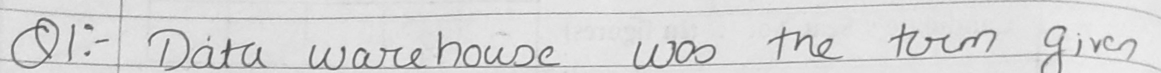
#> input picture src/image1.jpg, 2321 x 145 px (shown at 1/2 size)
$ python -i line_segmentation.py   (imports and definitions only)
#> lines starting #> are read from the running program, lines starting #| are printed output that depends on the picture; after the words box and inside, x2 and y2 are one past the last pixel; in counts of white or black regions, pixels touching at a corner belong together
import os
import cv2
import numpy as np
import matplotlib.pyplot as plt

def image_read_and_resize(imageFromDB):
#> called with imageFromDB = 'image1.jpg'
    img = cv2.imread(imageFromDB)
#> img is the input picture: shape (145, 2321, 3); min 67, max 243, mean 215.1
    img = cv2.cvtColor(img, cv2.COLOR_BGR2RGB)

    h,w,c = img.shape
#> h = 145; w = 2321; c = 3

    if w > 1000:
        new_w = 1000
        ar = w/h
#> ar = 16.01
        new_h = int(new_w/ar)
#> new_h = 62

        img = cv2.resize(img, (new_w,new_h), interpolation= cv2.INTER_AREA)
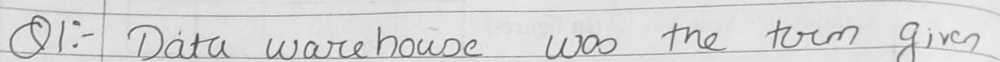
#> img: shape (62, 1000, 3); min 77, max 239, mean 215.1
    con = image_dialation(img)
    segmentation(con,img)

def thresholding(image):
  img_grey = cv2.cvtColor(image, cv2.COLOR_BGR2GRAY)
  ret, threshold = cv2.threshold(img_grey,80,255,cv2.THRESH_BINARY_INV)
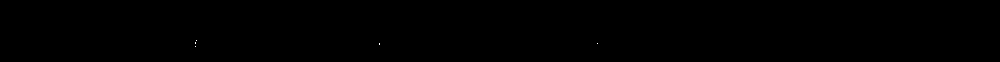
#> threshold: shape (62, 1000); 0.01% white in thin lines or dots, all inside (x1, y1, x2, y2) = (195, 40, 598, 47)
  return threshold

def image_dialation(img):
    thresh_img = thresholding(img)

    kernal = np.ones((3,85),np.uint8)
    dialation = cv2.dilate(thresh_img,kernal,iterations=1)
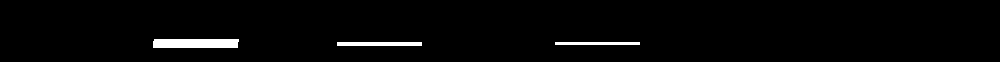
#> dialation: shape (62, 1000); 2.2% white; 3 white regions

    (contours, heirarchy) = cv2.findContours(dialation.copy(), cv2.RETR_EXTERNAL, cv2.CHAIN_APPROX_NONE)
#> contours = 3 contours; box (x1, y1, x2, y2) and area: (153, 39, 239, 48) 673, (337, 42, 422, 46) 252, (555, 42, 640, 45) 168
#> in image_read_and_resize, `con = image_dialation(img)`: con has the same summary as contours in image_dialation
    return contours

def segmentation(contours,img):
    boxes = []
    boxes_img = img.copy()
    for cntr in contours:
        x,y,w,h = cv2.boundingRect(cntr)
        cv2.rectangle(boxes_img, (x,y), (x+w, y+h), (40,100,250), 2)
        boxes.append((x,y,w,h))
#> this loop made 3 passes
#> (x, y, w, h) on passes 1 to 3: (555, 42, 85, 3), (337, 42, 85, 4), (153, 39, 86, 9)
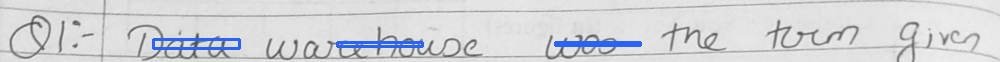
#> boxes_img: shape (62, 1000, 3); 2.61% of pixels changed, all inside (x1, y1, x2, y2) = (152, 38, 642, 50)
#> after the loop, boxes = [(555, 42, 85, 3), (337, 42, 85, 4), (153, 39, 86, 9)]

    for j in range(len(boxes)):
        (x,y,w,h) = boxes[j]
        crop = img[y-10:y+h+10, x-10:x+w+10]
        cv2.imwrite(f'S_{j}.jpg', crop)
#> this loop made 3 passes
#> pass 1, in segmentation, `crop = img[y-10:y+h+10, x-10:x+w+10]`:
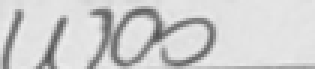
#> crop: shape (23, 105, 3) (shown 3 times larger); min 80, max 237, mean 206.5
#> pass 2, in segmentation, `crop = img[y-10:y+h+10, x-10:x+w+10]`:
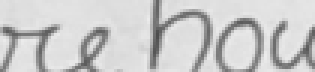
#> crop: shape (24, 105, 3) (shown 3 times larger); min 77, max 235, mean 201.8
#> pass 3, in segmentation, `crop = img[y-10:y+h+10, x-10:x+w+10]`:
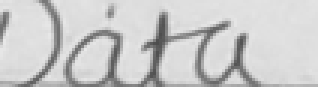
#> crop: shape (29, 106, 3) (shown 3 times larger); min 77, max 233, mean 201.7

>>> result = image_read_and_resize('image1.jpg')

$ run again, on src/image3.jpg
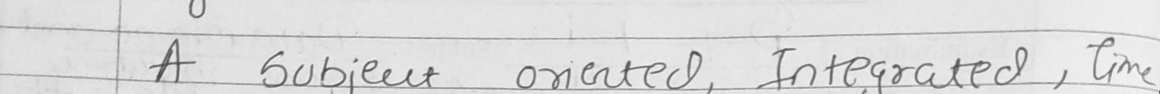
#> input picture src/image3.jpg, 2320 x 187 px (shown at 1/2 size)
#> in image_read_and_resize, img is the input picture: shape (187, 2320, 3); min 0, max 248, mean 218.8
#> img: shape (80, 1000, 3)
#> threshold: shape (80, 1000); 0.03% white in thin lines or dots, all inside (x1, y1, x2, y2) = (136, 45, 826, 68)
#> in image_dialation, `dialation = cv2.dilate(thresh_img,kernal,iterations=1)`:
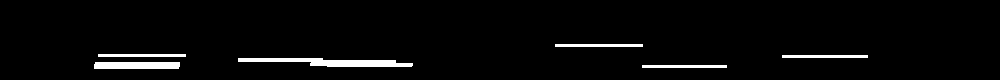
#> dialation: shape (80, 1000); 3.3% white; 6 white regions
#> contours = 6 contours; box (x1, y1, x2, y2) and area: (238, 58, 413, 67) 784, (94, 62, 180, 69) 507, (98, 54, 186, 57) 174, (555, 44, 643, 47) 174, (782, 55, 868, 58) 170, (642, 65, 727, 68) 168
#> con has the same summary as contours in image_dialation
#> the loop in segmentation, `for cntr in contours:` made 6 passes
#> (x, y, w, h) on passes 1 to 6: (642, 65, 85, 3), (94, 62, 86, 7), (238, 58, 175, 9), (782, 55, 86, 3), (98, 54, 88, 3), (555, 44, 88, 3)
#> after the loop in segmentation, `for cntr in contours:`: boxes = [(642, 65, 85, 3), (94, 62, 86, 7), (238, 58, 175, 9), (782, 55, 86, 3), (98, 54, 88, 3), (555, 44, 88, 3)]
#> the loop in segmentation, `for j in range(len(boxes)):` made 6 passes
#> pass 3, in segmentation, `crop = img[y-10:y+h+10, x-10:x+w+10]`:
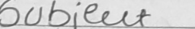
#> crop: shape (29, 195, 3); min 71, max 240, mean 206.8

$ run again, on src/image4.jpg
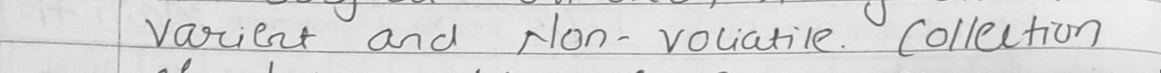
#> input picture src/image4.jpg, 2322 x 145 px (shown at 1/2 size)
#> in image_read_and_resize, img is the input picture: shape (145, 2322, 3); min 0, max 247, mean 216.4
#> img: shape (62, 1000, 3)
#> threshold: shape (62, 1000); 0.01% white in thin lines or dots, all inside (x1, y1, x2, y2) = (260, 25, 868, 31)
#> dialation: shape (62, 1000); 1.7% white; 3 white regions
#> contours = 3 contours; box (x1, y1, x2, y2) and area: (413, 25, 533, 31) 429, (218, 29, 303, 32) 168, (825, 24, 910, 27) 168
#> con has the same summary as contours in image_dialation
#> the loop in segmentation, `for cntr in contours:` made 3 passes
#> (x, y, w, h) on passes 1 to 3: (218, 29, 85, 3), (413, 25, 120, 6), (825, 24, 85, 3)
#> after the loop in segmentation, `for cntr in contours:`: boxes = [(218, 29, 85, 3), (413, 25, 120, 6), (825, 24, 85, 3)]
#> the loop in segmentation, `for j in range(len(boxes)):` made 3 passes
#> pass 3, in segmentation, `crop = img[y-10:y+h+10, x-10:x+w+10]`:
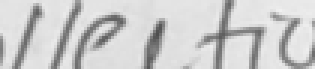
#> crop: shape (23, 105, 3) (shown 3 times larger); min 78, max 240, mean 203.4
